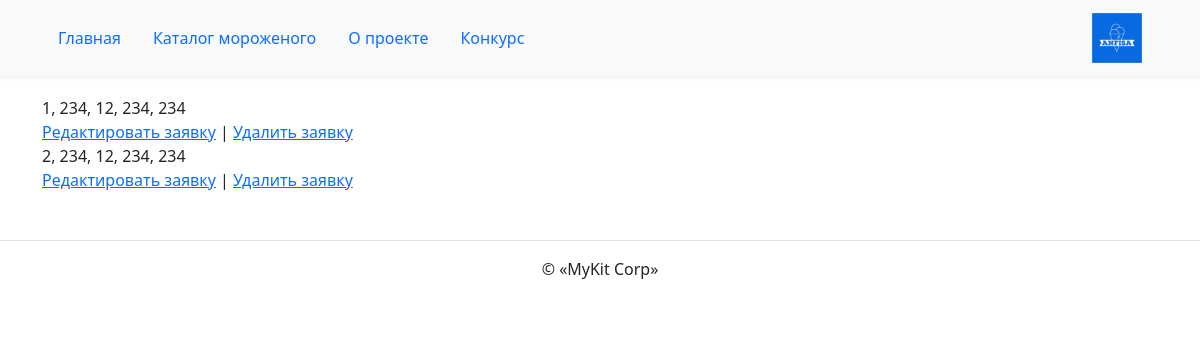
The app's page /contest/list/, older data.
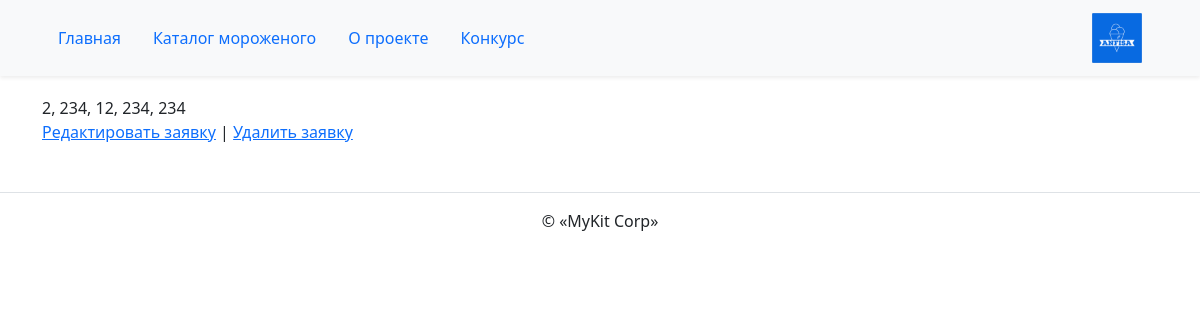
The same page, newer data.
### contest/models.py (models this page shows)
class Contest(models.Model):
    title = models.CharField('Название', max_length=20)
    description = models.TextField('Описание')
    price = models.IntegerField(
        'Цена',
        validators=[MinValueValidator(10), MaxValueValidator(100)],
        help_text='Рекомендованная розничная цена',
    )
    comment = models.TextField('Комментарий', blank=True)

### contest/views.py (the view)
# urls.py: path('list/', views.proposal_list, name="list"),
def proposal_list(request):
    proposals = Contest.objects.order_by('id')
    context = {'proposals': proposals}
    return render(request, 'contest/contest_list.html', context)

### templates/contest/contest_list.html (shortened to what this page needs)
{% extends "base.html" %}
{% block content %}
  {% for proposal in proposals %}
    <div>
      {{ proposal.id }}, {{ proposal.title }}, {{ proposal.price }}, {{ proposal.description }}, {{ proposal.comment }}
      <br>
      <a href="{% url 'contest:edit' proposal.id %}">Редактировать заявку</a>
      |
      <a href="{% url 'contest:delete' proposal.id %}">Удалить заявку</a>
    </div>
  {% endfor %}
{% endblock %}

Row changes from the older to the newer data that the page shows:
removed Contest: id "1", title "234", price "12", description "234", comment "234"
